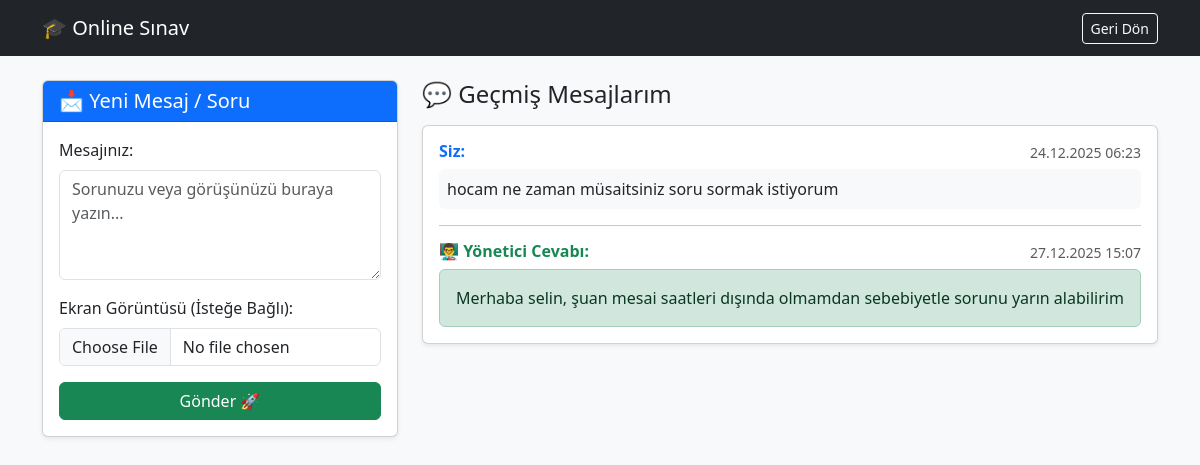
/feedback.php (signed in), run on the app's committed database.
### tables this page shows
CREATE TABLE `feedback` (
  `id` int(11) NOT NULL,
  `user_id` int(11) NOT NULL,
  `message` text NOT NULL,
  `image_path` varchar(255) DEFAULT NULL,
  `admin_reply` text,
  `reply_date` timestamp NULL DEFAULT NULL,
  `created_at` timestamp NOT NULL DEFAULT CURRENT_TIMESTAMP
);

### feedback.php (the view, shortened to what this page needs)
<?php
require_once 'includes/db.php';
$user_id = $_SESSION['user_id'];
$stmt = $pdo->prepare("SELECT * FROM feedback WHERE user_id = ? ORDER BY created_at DESC");
$stmt->execute([$user_id]);
$feedbacks = $stmt->fetchAll();
?>
<!DOCTYPE html>
<html lang="tr">
<head>
    <?php require_once 'includes/style.php'; ?>
    <link href="https://cdn.jsdelivr.net/npm/bootstrap@5.3.0/dist/css/bootstrap.min.css" rel="stylesheet">
</head>
<body class="bg-light">
    <nav class="navbar navbar-dark bg-dark mb-4">
        <div class="container">
            <a class="navbar-brand" href="index.php">🎓 Online Sınav</a>
            <a href="index.php" class="btn btn-outline-light btn-sm">Geri Dön</a>
        </div>
    </nav>
    <div class="container">
        <div class="row">
            <div class="col-md-4 mb-4">
                <div class="card shadow-sm">
                    <div class="card-header bg-primary text-white">
                        <h5 class="mb-0">📩 Yeni Mesaj / Soru</h5>
                    </div>
                    <div class="card-body">
                        <form method="POST" enctype="multipart/form-data">
                            <div class="mb-3">
                                <label class="form-label">Mesajınız:</label>
                                <textarea name="message" class="form-control" rows="4" required placeholder="Sorunuzu veya görüşünüzü buraya yazın..."></textarea>
                            </div>
                            <div class="mb-3">
                                <label class="form-label">Ekran Görüntüsü (İsteğe Bağlı):</label>
                                <input type="file" name="image" class="form-control" accept="image/*">
                            </div>
                            <button type="submit" class="btn btn-success w-100">Gönder 🚀</button>
                        </form>
                    </div>
                </div>
            </div>
            <div class="col-md-8">
                <h4 class="mb-3">💬 Geçmiş Mesajlarım</h4>
                <?php foreach($feedbacks as $f): ?>
                    <div class="card shadow-sm mb-4">
                        <div class="card-body">
                            <div class="d-flex justify-content-between">
                                <h6 class="fw-bold text-primary">Siz:</h6>
                                <small class="text-muted"><?php echo date("d.m.Y H:i", strtotime($f['created_at'])); ?></small>
                            </div>
                            <p class="card-text bg-light p-2 rounded"><?php echo nl2br(htmlspecialchars($f['message'])); ?></p>
                            <?php if(!empty($f['admin_reply'])): ?>
                                <hr>
                                <div class="d-flex justify-content-between">
                                    <h6 class="fw-bold text-success">👨‍🏫 Yönetici Cevabı:</h6>
                                    <small class="text-muted"><?php echo date("d.m.Y H:i", strtotime($f['reply_date'])); ?></small>
                                </div>
                                <div class="alert alert-success mb-0">
                                    <?php echo nl2br(htmlspecialchars($f['admin_reply'])); ?>
                                </div>
                            <?php else: ?>
                                <hr>
                                <span class="badge bg-warning text-dark">⏳ Cevap Bekleniyor...</span>
                            <?php endif; ?>
                        </div>
                    </div>
                <?php endforeach; ?>
            </div>
        </div>
    </div>
</body>
</html>

### style.php (style rules this page uses)
body { transition: background-color 0.5s, color 0.5s; }
.card { transition: background-color 0.5s; }

### data on the page
feedback: created_at "24.12.2025 06:23", message "hocam ne zaman müsaitsiniz soru sormak istiyorum", reply_date "27.12.2025 15:07", admin_reply "Merhaba selin, şuan mesai saatleri dışında olmamdan sebebiyetle sorunu yarın alabilirim"
